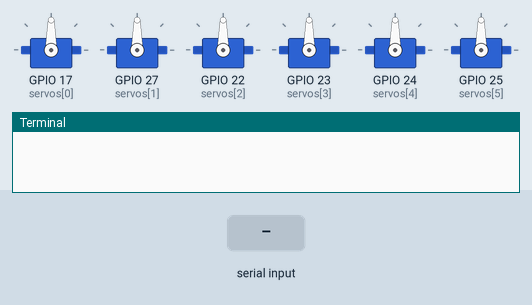
The program below on a simulated Raspberry Pi (BCM pin numbers). Shown: 6 × servo, the last lines printed to the terminal. The inputs (shaded band) are chosen by the test bench. Servo angles are drawn from the pulse width (0.5 ms = 0°, 2.5 ms = 180°); threads take turns every 2 ms.

Above: at 1.2 s.
1.3 s: "5\n" received over the second serial link
At 2.5 s:
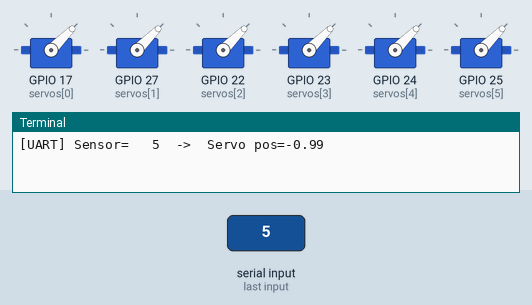
2.8 s: "200\n" received over the second serial link
At 3.8 s:
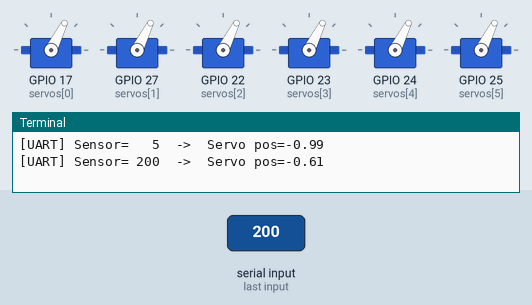
4.3 s: "90\n" received over the second serial link
At 5.0 s:
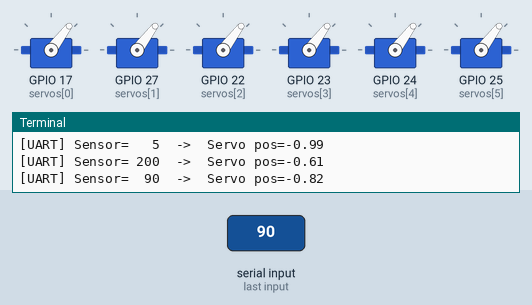
Timing chart, 0 to 7.3 s (numbered marks = the images above; inputs shaded):
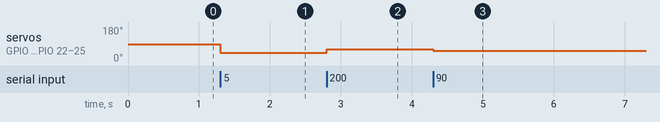

The program:

servo_control.py
```python
import threading
import time

from gpiozero import Servo

import serial

# Bruk BCM-numre (de du valgte)
servos = [Servo(17), Servo(27), Servo(22), Servo(23), Servo(24), Servo(25)]

ser = serial.Serial("/dev/ttyAMA0", 9600, timeout=0.5)


def reader():
    while True:
        line = ser.readline()
        if line:
            try:
                value = int(line.decode(errors="ignore").strip())
                # Normaliser 0–1023 til -1..+1
                pos = (value / 1023) * 2 - 1
                pos = max(-1, min(1, pos))

                for s in servos:
                    s.value = pos

                print(f"[UART] Sensor={value:4d}  ->  Servo pos={pos:.2f}")
            except ValueError:
                pass


threading.Thread(target=reader, daemon=True).start()

while True:
    time.sleep(1)
```

Measured:
- after the input at 1.3 s, servo on GPIO 17 (servos[0]), servo on GPIO 27 (servos[1]), servo on GPIO 22 (servos[2]), servo on GPIO 23 (servos[3]), servo on GPIO 24 (servos[4]), servo on GPIO 25 (servos[5]): 90° → 45° at once
- after the input at 2.8 s, servo on GPIO 17 (servos[0]), servo on GPIO 27 (servos[1]), servo on GPIO 22 (servos[2]), servo on GPIO 23 (servos[3]), servo on GPIO 24 (servos[4]), servo on GPIO 25 (servos[5]): 45° → 63° at once
- after the input at 4.3 s, servo on GPIO 17 (servos[0]), servo on GPIO 27 (servos[1]), servo on GPIO 22 (servos[2]), servo on GPIO 23 (servos[3]), servo on GPIO 24 (servos[4]), servo on GPIO 25 (servos[5]): 63° → 53° at once
